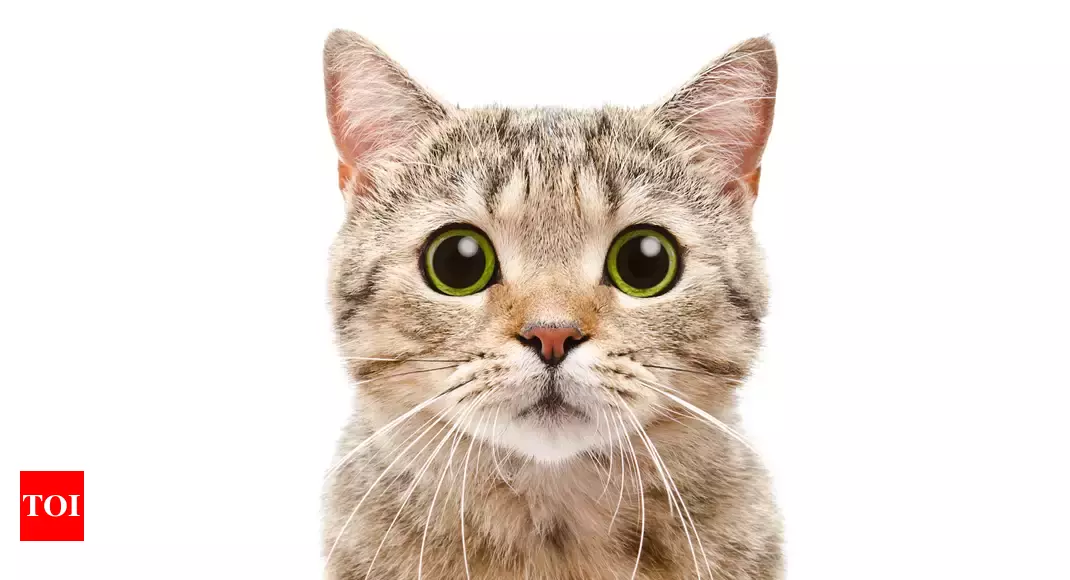
#> input picture images/cat.webp, 1070 x 580 px
$ python splitmerge.py
#> lines starting #> are read from the running program, lines starting #| are printed output that depends on the picture
import cv2 as cv
import numpy as np

img = cv.imread('images/cat.webp')
#> img is the input picture: shape (580, 1070, 3); mean B, G, R 213.7, 221, 231.8
cv.imshow('Cat',img)

blank = np.zeros(img.shape[:2], dtype='uint8')

b,g,r = cv.split(img)
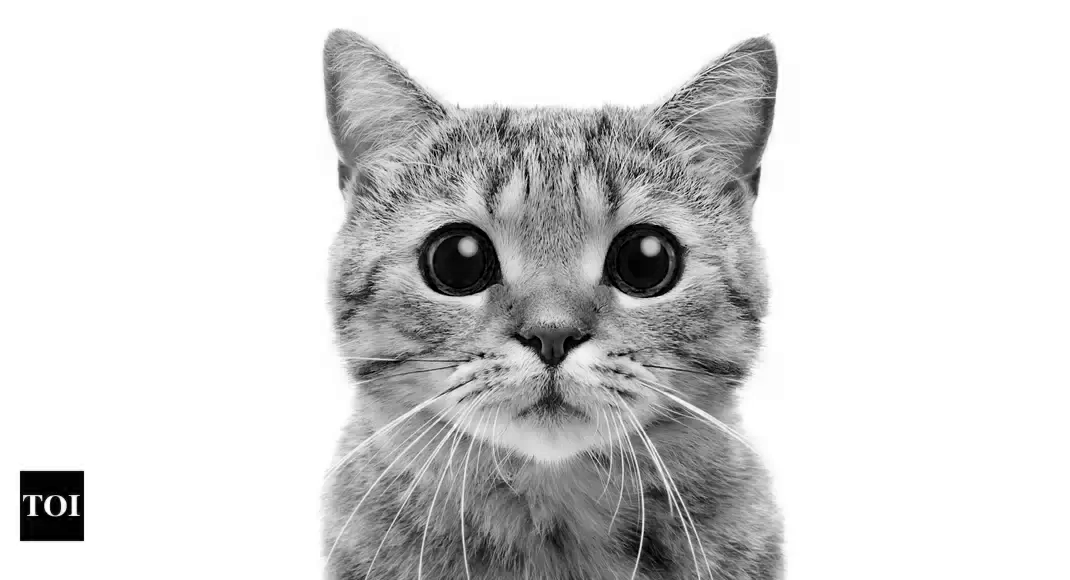
#> b: shape (580, 1070); min 0, max 255, mean 213.7
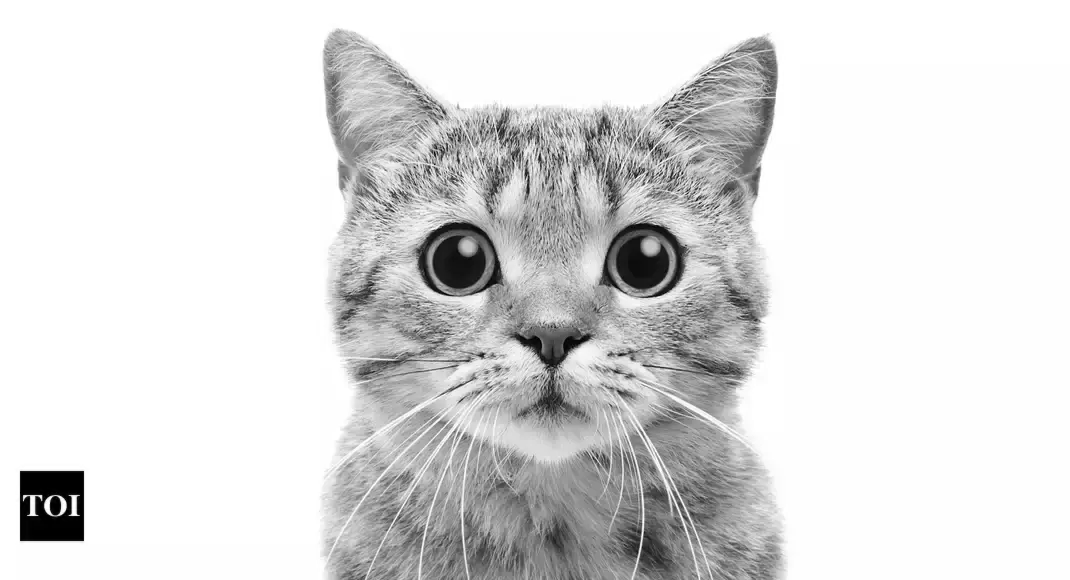
#> g: shape (580, 1070); min 0, max 255, mean 221
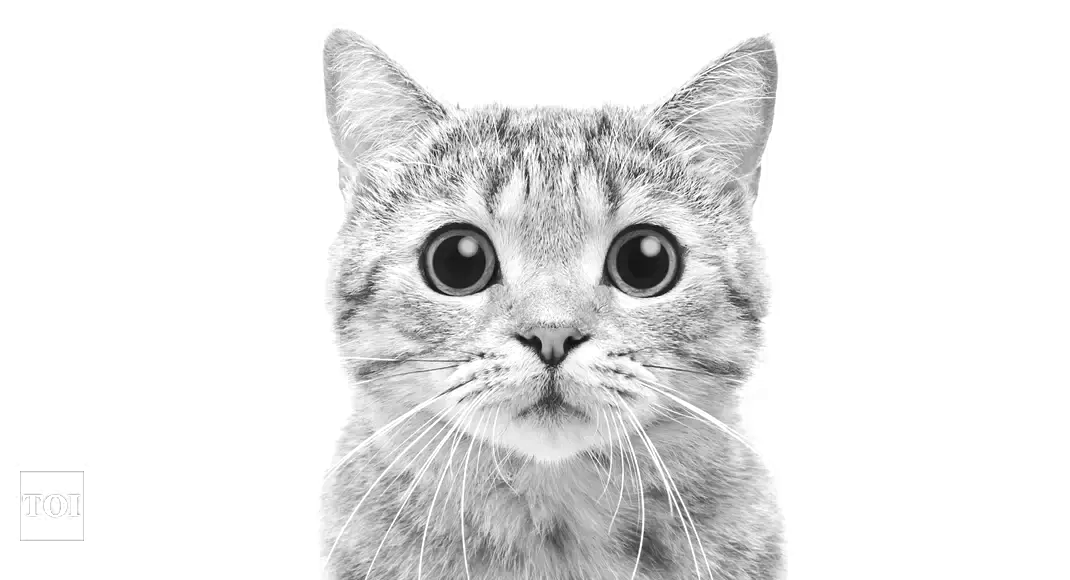
#> r: shape (580, 1070); min 3, max 255, mean 231.8

blue = cv.merge([b,blank,blank])
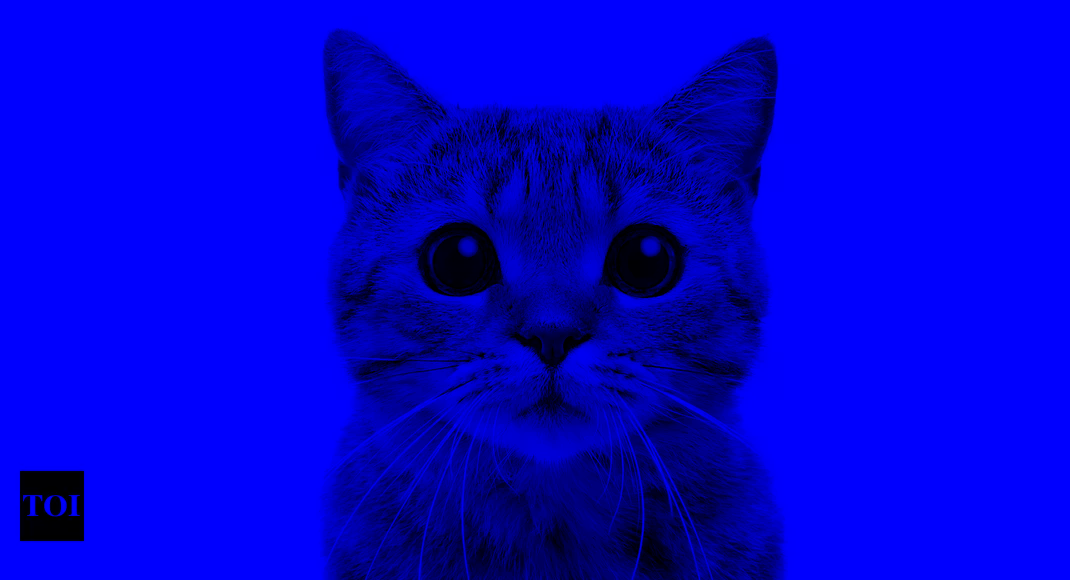
#> blue: shape (580, 1070, 3); mean of channels 0, 1, 2 213.7, 0, 0; drawn as B, G, R
green = cv.merge([blank,g,blank])
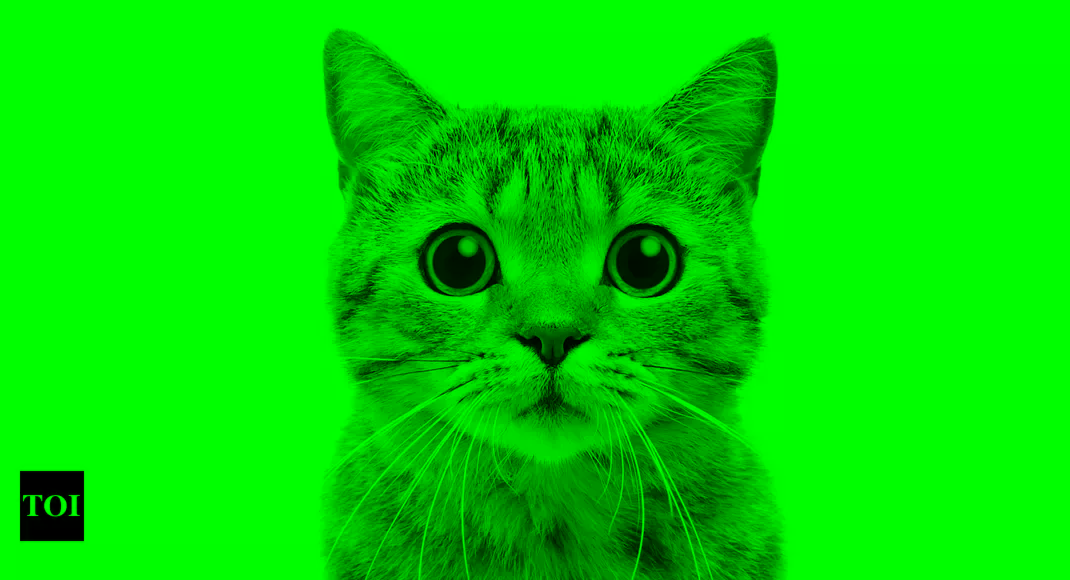
#> green: shape (580, 1070, 3); mean of channels 0, 1, 2 0, 221, 0; drawn as B, G, R
red = cv.merge([blank,blank,r])
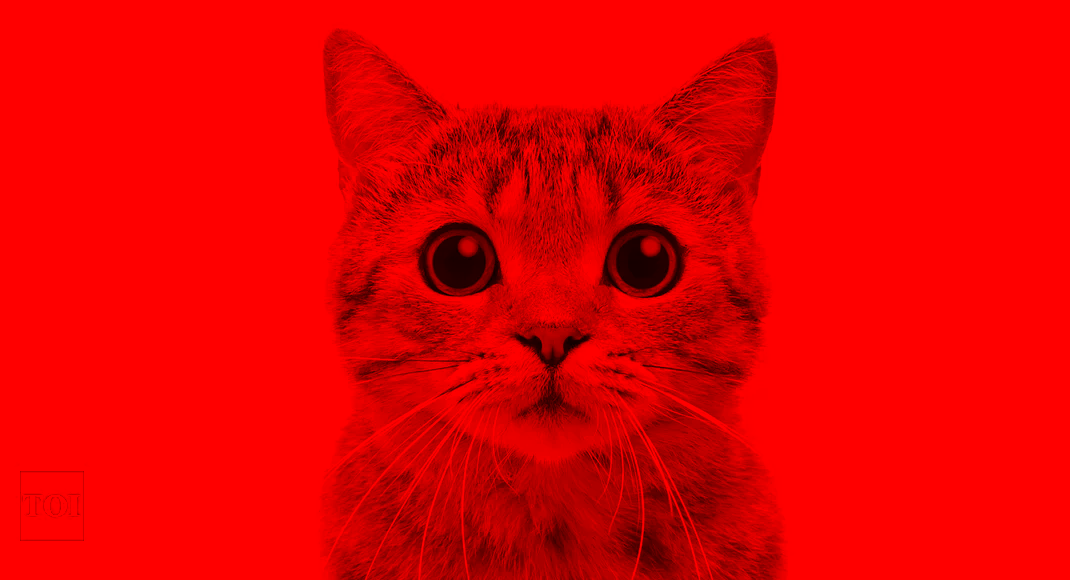
#> red: shape (580, 1070, 3); mean of channels 0, 1, 2 0, 0, 231.8; drawn as B, G, R

cv.imshow('Blue',blue)
cv.imshow('Green',green)
cv.imshow('Red',red)

print(img.shape)
#| (580, 1070, 3)
print(b.shape)
#| (580, 1070)
print(g.shape)
#| (580, 1070)
print(r.shape)
#| (580, 1070)

merged = cv.merge([b,g,r])
cv.imshow('Merged Image', merged)

cv.waitKey(0)
